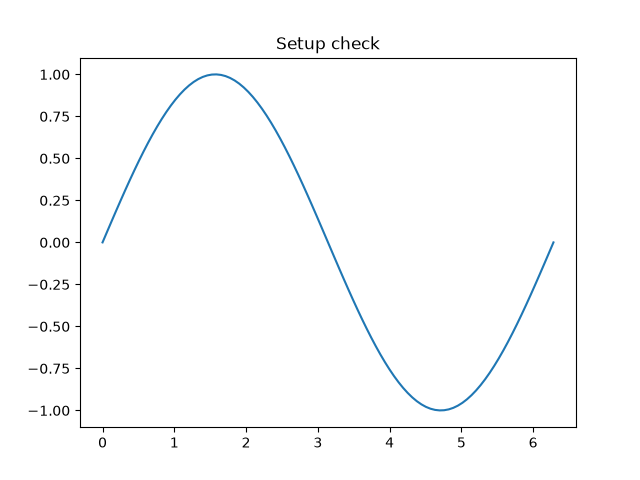

Reproduce this figure in Python.
import numpy as np
import scipy
import matplotlib
matplotlib.use("Agg") 
import matplotlib.pyplot as plt

x = np.linspace(0,2*np.pi,100)

from scipy.integrate import quad
area,_ = quad(np.sin,0,np.pi)
print("Integral of sin(x) from 0 to pi:",round (area,6))

plt.plot(x,np.sin(x))
plt.title("Setup check")
plt.savefig("setup_check.png")
print("Saved setup_check.png")
